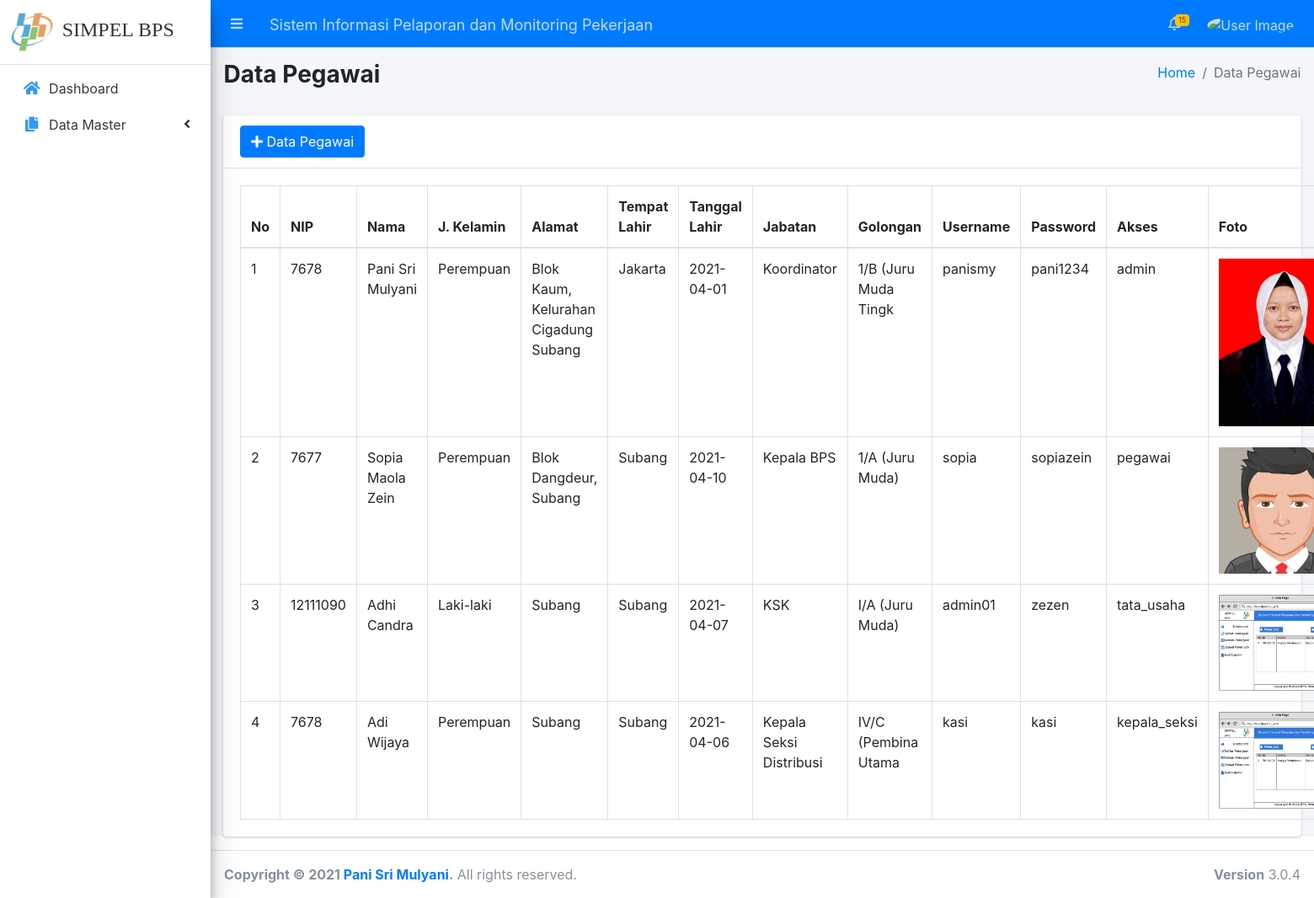
Screenshot of /index.php/Admin/Admin/tabel_pegawai with the database file from the repository.
### tables this page shows
CREATE TABLE `pegawai` (
  `nip` varchar(20) NOT NULL,
  `nama` varchar(50) NOT NULL,
  `jenis_kelamin` enum('Laki-laki','Perempuan','','') NOT NULL,
  `alamat` text NOT NULL,
  `tempatlahir` varchar(20) NOT NULL,
  `tanggallahir` date NOT NULL,
  `jabatan` varchar(40) NOT NULL,
  `namagolongan` varchar(20) NOT NULL,
  `id` int(11) NOT NULL,
  `username` varchar(20) NOT NULL,
  `password` varchar(20) NOT NULL,
  `akses` varchar(20) NOT NULL,
  `foto` varchar(100) NOT NULL,
  `email` varchar(191) NOT NULL
);

### application/controllers/Admin/Admin.php (called while the page is built, shortened)
<?php if ( ! defined('BASEPATH')) exit('No direct script access allowed');
class Admin extends CI_Controller {
	public function tabel_pegawai(){
		$data['content'] = 'Admin/v_lihatpegawai';
		$data['data'] = $this->db->get('pegawai');
		$this->load->view('Admin/temp_admin',$data);
	}
	}

### index.php (called while the page is built, shortened)
<?php
require_once BASEPATH.'core/CodeIgniter.php';

### application/views/Admin/v_lihatpegawai.php (the view, shortened to what this page needs)
    <div class="content-header">
      <div class="container-fluid">
        <div class="row mb-2">
          <div class="col-sm-6">
            <h3><b>
 <font> Data Pegawai </font>
</b></h3>
          </div>
          <div class="col-sm-6">
            <ol class="breadcrumb float-sm-right">
              <li class="breadcrumb-item"><a href="<?php echo base_url()."Akademik/home_akademik"?>">Home</a></li>
              <li class="breadcrumb-item active">Data Pegawai</li>
            </ol>
          </div>
        </div>
      </div>
    </div>
<div class="container-fluid">
      <div class="col-sm-12">
        <div class="card">
          <div class="card-header">
            <div class="row">
              <div class="col">
                <div class="float-left">
                   <a href="<?php echo base_url()."index.php/Admin/Admin/input_pegawai"?> " button type="button" class="btn btn-primary float-left"><i class="fas fa-plus"></i> Data Pegawai</a>
               </div>
            </div>
 </div>
</div>
                        <div class="card-body">
                               <table class="table table-bordered" id="dataTables-example">
                                         <thead>
                                         <tr class="nowrap">
                                          <th>No</th>
                                  <th>NIP</th>
                                    <th>Nama</th>
                                    <th>J. Kelamin</th>
                                    <th>Alamat</th>
                                    <th>Tempat Lahir</th>
                                    <th>Tanggal Lahir</th>
                                    <th>Jabatan</th>
                                      <th>Golongan</th>
                                       <th>Username</th>
                                        <th>Password</th>
                                         <th>Akses</th>
                                         <th>Foto</th>
                                      </tr>
                                    </thead>
                                    <tbody>
                                    <?php
                                     $no = 1; foreach ($data->result() as $row) : ?>
                                                <tr>
                                 <td><?php echo $no++ ?></td>
                                <td><?php echo $row->nip?></td>
                                <td><?php echo $row->nama?></td>
                                <td><?php echo $row->jenis_kelamin?></td>
                                <td><?php echo $row->alamat?></td>
                                <td><?php echo $row->tempatlahir ?></td>
                                <td><?php echo $row->tanggallahir?></td>
                                <td><?php echo $row->jabatan?></td>
                                 <td><?php echo $row->namagolongan?></td>
                                   <td><?php echo $row->username?></td>
                                  <td><?php echo $row->password?></td>
                                    <td><?php echo $row->akses?></td>
                                    <td><img src="<?php echo base_url().'assets/img/'.$row->foto;?>" width="150px" alt="">
                                    </td>
                                     </tr>
                            <?php endforeach; ?>
                                    </table>

### application/views/Admin/temp_admin.php (shortened to what this page needs)
<!DOCTYPE html>
<html>
<head>
    <link rel="stylesheet" href="<?php echo base_url();?>assets/dataTables.bootstrap4.min.css">
  <link rel="stylesheet" href="<?php echo base_url();?>assets/responsive.bootstrap4.min.css">
  <link rel="stylesheet" href="<?php echo base_url();?>assets/dist/css/adminlte.min.css">
  <link rel="stylesheet" href="<?php echo base_url();?>assets/fontawesome-free/css/all.min.css">
  <link rel="stylesheet" href="<?php echo base_url();?>assets/https://code.ionicframework.com/ionicons/2.0.1/css/ionicons.min.css">
  <link rel="stylesheet" href="<?php echo base_url();?>assets/tempusdominus-bootstrap-4.min.css">
  <link rel="stylesheet" href="<?php echo base_url();?>assets/icheck-bootstrap.min.css">
  <link rel="stylesheet" href="<?php echo base_url();?>assets/jqvmap.min.css">
  <link rel="stylesheet" href="<?php echo base_url();?>assets/dist/css/adminlte.min.css">
  <link rel="stylesheet" href="<?php echo base_url();?>assets/OverlayScrollbars.min.css">
  <link rel="stylesheet" href="<?php echo base_url();?>assets/daterangepicker.css">
  <link rel="stylesheet" href="<?php echo base_url();?>assets/plugins/summernote/summernote-bs4.css">
</head>
<body class="hold-transition sidebar-mini layout-fixed">
<div class="wrapper">
  <nav class="main-header navbar navbar-expand navbar-dark navbar-primary">
    <ul class="navbar-nav">
      <li class="nav-item">
        <a class="nav-link" role="button" href="#" data-widget="pushmenu"><i style = "color = : #339af0;" id= "icon" class="fas fa-bars"></i></a>
      </li>
      <li class="nav-item d-none d-sm-inline-block">
        <a class="nav-link" href="index3.html"><font size = "4" >Sistem Informasi Pelaporan dan Monitoring Pekerjaan</font></a>
      </li>
    </ul>
    <ul class="navbar-nav ml-auto">
      <li class="nav-item dropdown">
        <a class="nav-link" href="#" data-toggle="dropdown">
          <span class="badge badge-warning navbar-badge">15</span>
        </a>
      </li>
    <li class="nav-item dropdown">
        <a class="nav-link" href="#" data-toggle="dropdown">
        <img src="<?php echo base_url(); ?>assets/img/<?php echo $_SESSION['foto'] ;?>" class="img-circle" alt="User Image" width="25px" alt="">
        </a>
      </li>
    </ul>
  </nav>
  <aside class="main-sidebar elevation-4 sidebar-light-primary">
    <a href="../../index3.html" class="brand-link">
       <img src="<?php echo base_url();?>assets/img/bpslogo.png" alt="AdminLTE Logo" width="60px" height= "50px"
           style="opacity: .8">
      <span class="brand-text font-weight-light"> <font size = "5" face= "Tahoma ">SIMPEL BPS</font></span>
    </a>
    <div class="sidebar">
      <nav class="mt-2">
        <ul class="nav nav-pills nav-sidebar flex-column" data-widget="treeview" role="menu" data-accordion="false">
          <li class="nav-item">
            <a href="<?php echo base_url()."index.php/Admin/Admin/index"?>" class="nav-link">
              <i class="nav-icon fas fa-home" style="color :#339af0;"></i>
              <p>
                Dashboard
              </p>
            </a>
          </li>
          <li class="nav-item has-treeview">
            <a  class="nav-link">
              <i class="nav-icon fas fa-copy" style="color :#339af0;"></i>
              <p>
                Data Master
                <i class="fas fa-angle-left right"></i>
              </p>
            </a>
    </div>
  </aside>
  <div class="content-wrapper">
    <?php $this->load->view($content) ?>
        </div>
                 </div>
                             </div>
                        </div>
          </div>
  </div>
  <footer class="main-footer">
    <strong>Copyright &copy; 2021 <a href="<?php echo base_url();?>assets/http://adminlte.io">Pani Sri Mulyani</a>.</strong>
    All rights reserved.
    <div class="float-right d-none d-sm-inline-block">
      <b>Version</b> 3.0.4
    </div>
  </footer>
</body>
</html>

### rows the page displays
pegawai: nip "7678", nama "Pani Sri Mulyani", jenis_kelamin "Perempuan", alamat "Blok Kaum, Kelurahan Cigadung Subang", tempatlahir "Jakarta", tanggallahir "2021-04-01", jabatan "Koordinator", namagolongan "1/B (Juru Muda Tingk", username "panismy", password "pani1234", akses "admin", foto (picture)
pegawai: nip "7677", nama "Sopia Maola Zein", jenis_kelamin "Perempuan", alamat "Blok Dangdeur, Subang", tempatlahir "Subang", tanggallahir "2021-04-10", jabatan "Kepala BPS", namagolongan "1/A (Juru Muda)", username "sopia", password "sopiazein", akses "pegawai", foto (picture)
pegawai: nip "12111090", nama "Adhi Candra", jenis_kelamin "Laki-laki", alamat "Subang", tempatlahir "Subang", tanggallahir "2021-04-07", jabatan "KSK", namagolongan "I/A (Juru Muda)", username "admin01", password "zezen", akses "tata_usaha", foto (picture)
pegawai: nip "7678", nama "Adi Wijaya", jenis_kelamin "Perempuan", alamat "Subang", tempatlahir "Subang", tanggallahir "2021-04-06", jabatan "Kepala Seksi Distribusi", namagolongan "IV/C (Pembina Utama", username "kasi", password "kasi", akses "kepala_seksi", foto (picture)
